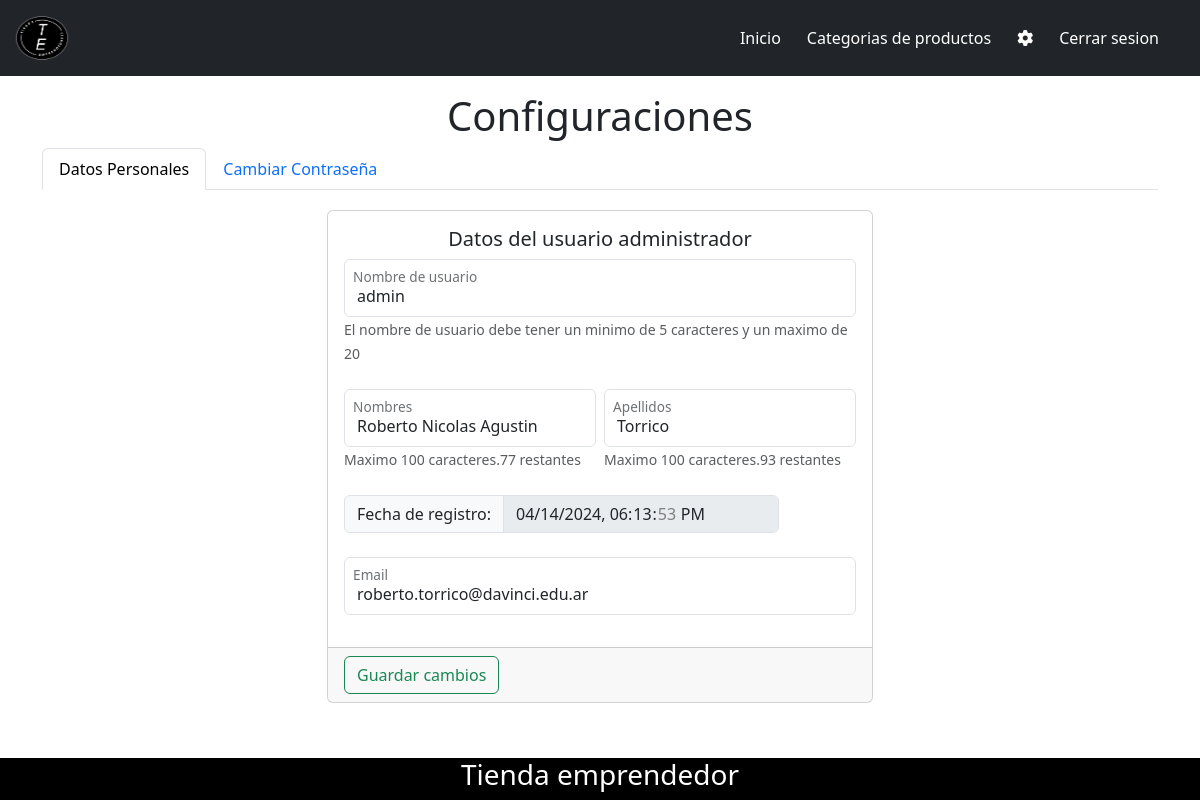
Page /admin/paginas/configuracion/pagina_configuracion.php (signed in) on the committed database.
### tables this page shows
CREATE TABLE `usuario_administrador` (
  `id_usuario_administrador` int(11) NOT NULL,
  `nombre_usuario` varchar(100) NOT NULL,
  `nombres` varchar(100) NOT NULL,
  `apellidos` varchar(100) NOT NULL,
  `email` varchar(100) NOT NULL,
  `contrasenia` varchar(120) NOT NULL,
  `activado` tinyint(4) NOT NULL,
  `token_contrasenia` varchar(45) DEFAULT '0',
  `contrasenia_pedido` tinyint(4) DEFAULT NULL,
  `fecha` datetime NOT NULL,
  `tipo_usuario_admin` varchar(30) NOT NULL
);

### config/consultas_bd/consultas_usuario_admin.php (called while the page is built, shortened)
<?php
function obtenerDatosUsuarioAdministrador($conexion, $id_usuario_administrador)
{
    try {
        $sentenciaSQL = $conexion->prepare("SELECT *
                                            FROM usuario_administrador
                                            WHERE id_usuario_administrador = ? LIMIT 1");
        $sentenciaSQL->bindParam(1, $id_usuario_administrador, PDO::PARAM_INT);
        $sentenciaSQL->execute();
        $usuario = $sentenciaSQL->fetch(PDO::FETCH_ASSOC);
        return $usuario;
    } catch (PDOException $e) {
        throw new Exception("Hubo un error en la obtenerDatosUsuarioAdministrador:" . $e->getMessage());
    }
}

### admin/paginas/configuracion/pagina_configuracion.php (the view, shortened to what this page needs)
<?php
include("../../../config/consultas_bd/conexion_bd.php");
include("../../../config/consultas_bd/consultas_usuario_admin.php");
$mensaje_error = "";
$datos_usuario = array();
try {
    $conexion = obtenerConexionBD();
    $datos_usuario = obtenerDatosUsuarioAdministrador($conexion, $_SESSION['id_usuario_administrador']);
} catch (Exception $e) {
    $mensaje_error = $e->getMessage();
}
?>
<!DOCTYPE html>
<html lang="en">
<head>
    <link href="../../../config/css/estilos.css" rel="stylesheet">
    <link href="../../../lib/bootstrap/css/bootstrap.min.css" rel="stylesheet">
    <link href="../../../lib/fontawesome-6.5.1-web/css/all.css" rel="stylesheet">
</head>
<body>
    <main>
        <div class="container mb-3">
            <?php if (empty($mensaje_error)) { ?>
                <h1 class="text-center">Configuraciones</h1>
                <nav>
                    <div class="nav nav-tabs" id="nav-tab" role="tablist">
                        <button class="nav-link active" id="datos_personales_tab" data-bs-toggle="tab" data-bs-target="#datos_personales" type="button" role="tab" aria-controls="datos_personales" aria-selected="true">Datos Personales</button>
                        <button class="nav-link" id="cambiar_contrasenia_tab" data-bs-toggle="tab" data-bs-target="#cambiar_contrasenia" type="button" role="tab" aria-controls="cambiar_contrasenia" aria-selected="false">Cambiar Contraseña</button>
                    </div>
                </nav>
                <div class="tab-content" id="nav-tabContent">
                    <div class="tab-pane fade show active" id="datos_personales" role="tabpanel" aria-labelledby="datos_personales_tab" tabindex="0">
                        <div class="row justify-content-center">
                            <div class="col-12 col-sm-12 col-md-8 col-lg-6">
                                <form id="formulario_modificar_datos_personales" method="POST">
                                    <div class="card">
                                        <div class="card-body">
                                            <h5 class="text-center">Datos del usuario administrador</h5>
                                            <div class="row g-2">
                                                <div class="col-12 col-sm-12 col-md-12 col-lg-12 form-floating mb-3">
                                                    <input type="text" class="form-control" name="txt_usuario" id="txt_usuario" placeholder="Nombre de usuario" minlength="5" maxlength="20" value="<?php echo ($datos_usuario['nombre_usuario']); ?>" required>
                                                    <label for="txt_usuario">Nombre de usuario</label>
                                                    <div class="col-12 col-sm-12 col-md-12 col-lg-12">
                                                        <span class="form-text">El nombre de usuario debe tener un minimo de 5 caracteres y un maximo de 20</span>
                                                    </div>
                                                </div>
                                                <div class="col-12 col-sm-12 col-md-12 col-lg-6 form-floating mb-3">
                                                    <input type="text" class="form-control" name="txt_nombres" id="txt_nombres" placeholder="Nombres" minlength="1" maxlength="100" data-max="100" value="<?php echo ($datos_usuario['nombres']); ?>" required>
                                                    <label for="txt_nombres">Nombres</label>
                                                    <div class="col-12 col-sm-12 col-md-12 col-lg-12">
                                                        <span class="form-text">Maximo 100 caracteres.<span id="txaCountNombres">100 restantes</span></span>
                                                    </div>
                                                </div>
                                                <div class="col-12 col-sm-12 col-md-12 col-lg-6 form-floating mb-3">
                                                    <input type="text" class="form-control" name="txt_apellidos" id="txt_apellidos" placeholder="Apellidos" minlength="1" maxlength="100" data-max="100" value="<?php echo ($datos_usuario['apellidos']); ?>" required>
                                                    <label for="txt_apellidos">Apellidos</label>
                                                    <div class="col-12 col-sm-12 col-md-12 col-lg-12">
                                                        <span class="form-text">Maximo 100 caracteres.<span id="txaCountApellidos">100 restantes</span></span>
                                                    </div>
                                                </div>
                                                <div class="col-auto col-sm-auto col-md-auto col-lg-auto mb-3">
                                                    <div class="input-group">
                                                        <span class="input-group-text">Fecha de registro:</span>
                                                        <input type="datetime-local" name="fecha_registro" id="fecha_registro" placeholder="Fecha registro" class="form-control" value="<?php echo ($datos_usuario['fecha']); ?>" disabled>
                                                    </div>
                                                </div>
                                                <div class="col-12 col-sm-12 col-md-12 col-lg-12 form-floating mb-3">
                                                    <input type="email" class="form-control" name="txt_email" id="txt_email" placeholder="Email" value="<?php echo ($datos_usuario['email']); ?>" required minlength="1" maxlength="320" data-max="320">
                                                    <label for="txt_email">Email</label>
                                                </div>
                                            </div>
                                        </div>
                                        <div class="card-footer">
                                            <button type="submit" class="btn btn-outline-success">Guardar cambios</button>
                                        </div>
                                    </div>
                                </form>
                            </div>
                        </div>
                    </div>
                </div>
            <?php } else { ?>
                <div class="alert alert-danger" role="alert">
                    <?php echo ($mensaje_error) ?>
                </div>
            <?php } ?>
        </div>
    </main>
    <?php require("../../../template/footer.php"); ?>
</body>
</html>

### config/css/estilos.css (style rules this page uses)
nav { margin-bottom: 20px; }
html, body { height: 100%; }
body { display: flex; flex-direction: column; }
main { flex: 1; margin-bottom: 10px; }

### rows in the picture
usuario_administrador: txt_usuario "admin", txt_nombres "Roberto Nicolas Agustin", txt_apellidos "Torrico", fecha_registro "04/14/2024 18:13:53", txt_email "roberto.torrico@davinci.edu.ar"
